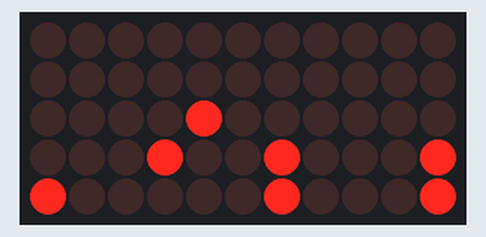
The program below on a simulated Raspberry Pi (BCM pin numbers) with a Scroll pHAT. Parts: 11×5 LED matrix. The clock reads 2024-03-15 10:24:30 at power-on unless the program sets it.

Above: at 0.1 s.
At 4.1 s:
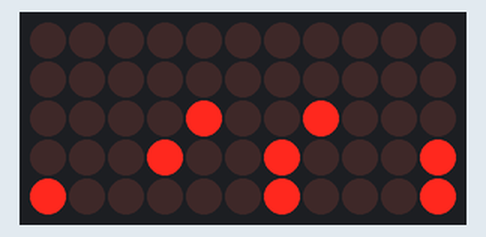
At 9.1 s:
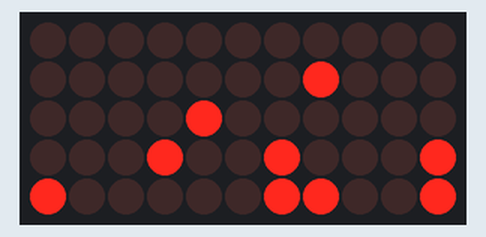
At 19.1 s:
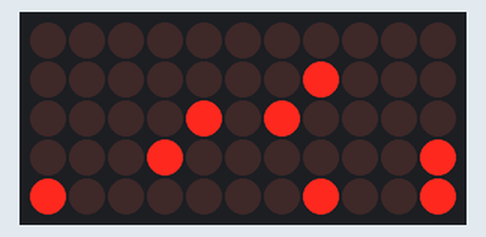
At 28.1 s:
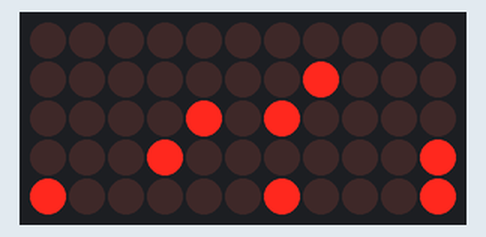
At 38.2 s:
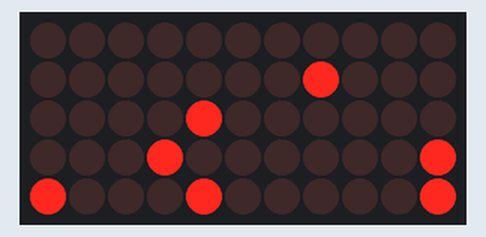

The program:

binary-clock.py
```python
#!/usr/bin/env python

import scrollphat
import time
import sys

# simple binary clock
# bcd for hours, minutes and seconds
# chart for time past the hour (one light per whole ten minutes)
# please see disclaimer at bottom of file


def string_to_bcd(digit):

    bcd_digit = bin(int(digit))[2:]
    return ('00000' + bcd_digit)[-5:]


def plot_digit(digit, position):

    bcd_digit = string_to_bcd(digit)
    for y in range(0, 5, 1):
        scrollphat.set_pixel(position, y, int(bcd_digit[y]) == 1)

while True:
    try:
        current = time.strftime('%H0%M0%S')
        for x in range(0, 8):
            plot_digit(current[x], x)
        for i in range(0, 5):
            scrollphat.set_pixel(10, i, (5 - i) <= ((int(current[3:5])) / 10))
        scrollphat.update()
        time.sleep(0.5)
    except KeyboardInterrupt:
        scrollphat.clear()
        sys.exit(-1)


# THIS SOFTWARE IS PROVIDED BY THE COPYRIGHT HOLDERS AND CONTRIBUTORS "AS IS"
# AND ANY EXPRESS OR IMPLIED WARRANTIES, INCLUDING, BUT NOT LIMITED TO, THE IMPLIED
# WARRANTIES OF MERCHANTABILITY AND FITNESS FOR A PARTICULAR PURPOSE ARE DISCLAIMED.
# IN NO EVENT SHALL THE COPYRIGHT OWNER OR CONTRIBUTORS BE LIABLE FOR ANY DIRECT,
# INDIRECT, INCIDENTAL, SPECIAL, EXEMPLARY, OR CONSEQUENTIAL DAMAGES (INCLUDING, BUT
# NOT LIMITED TO, PROCUREMENT OF SUBSTITUTE GOODS OR SERVICES; LOSS OF USE, DATA, OR
# PROFITS; OR BUSINESS INTERRUPTION) HOWEVER CAUSED AND ON ANY THEORY OF LIABILITY,
# WHETHER IN CONTRACT, STRICT LIABILITY, OR TORT (INCLUDING NEGLIGENCE OR OTHERWISE)
# ARISING IN ANY WAY OUT OF THE USE OF THIS SOFTWARE, EVEN IF ADVISED OF THE POSSIBILITY
# OF SUCH DAMAGE.
```

Measured:
- what the display in image 1 shows lasts 1.0 s, from 4.0 s to 5.0 s
